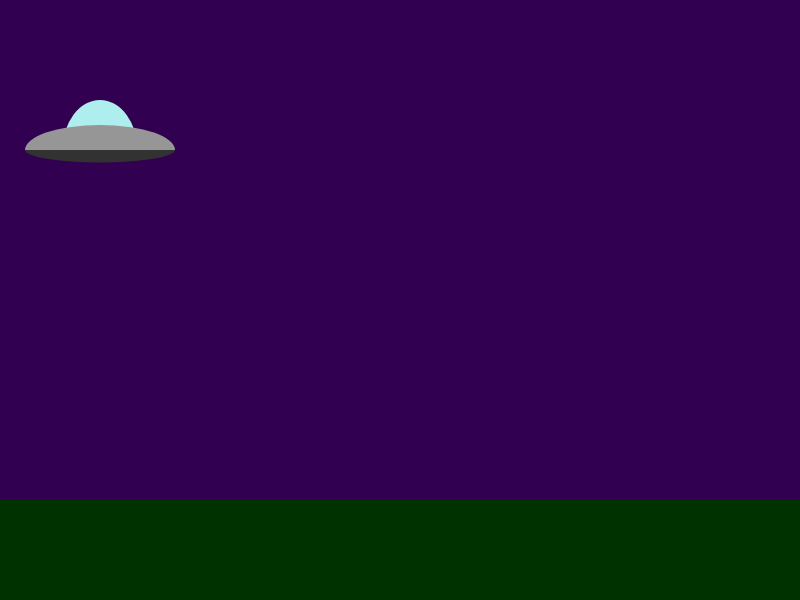
Frame 1 (no input)
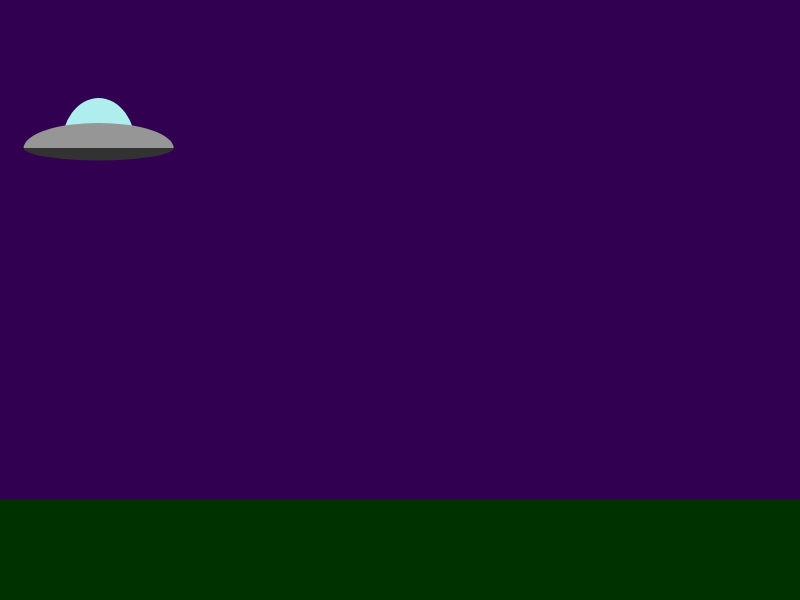
Frame 60 (no input)
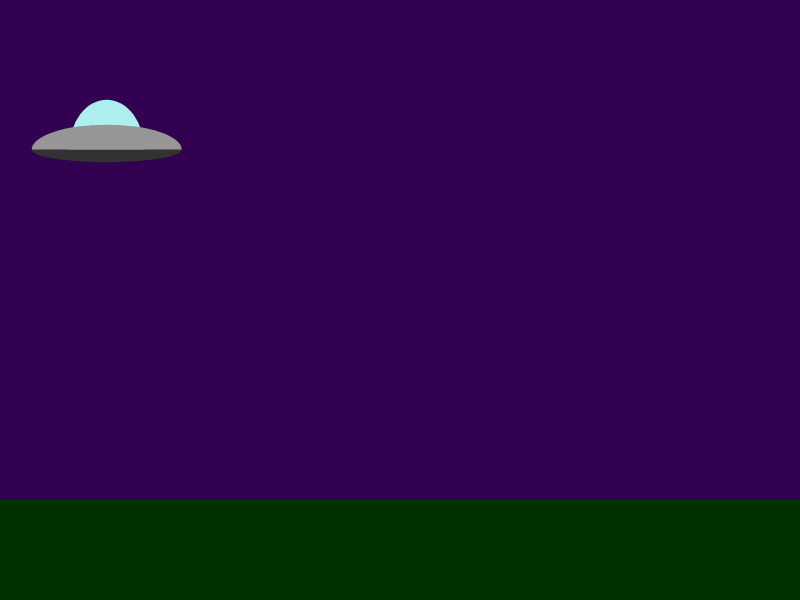
Frame 120 (the mouse pressed at the canvas centre since frame 60)

The p5.js sketch that drew these frames (run headless with seeded random() and noise() and a simulated clock; from frame 60 on, the mouse is pressed at the canvas centre):

// p5.js sketch
// ── sketch.js
//Topic 1.1 
//Object orientation revisted
//part one

var flying_saucer_x;
var flying_saucer_y;
var flying_saucer_width;

function setup()
{
    createCanvas(800,600);
    noStroke();

    flying_saucer_x = 100;
    flying_saucer_y = 150;
    flying_saucer_width = 150;
}

function draw()
{
    background(50,0,80);
    
    //draw the ground
    fill(0,50,0);
    rect(0,height - 100, width, 100);
    
    //draw the flying saucer
    fill(175,238,238);
    arc(flying_saucer_x,flying_saucer_y,75,100,PI,TWO_PI)
    fill(150);
    arc(flying_saucer_x,flying_saucer_y,150,50,PI,TWO_PI);
    fill(50);
    arc(flying_saucer_x,flying_saucer_y,150,25,0,PI);
    
    flying_saucer_x += random(-2,2);
    flying_saucer_y += random (-1,1);
}
